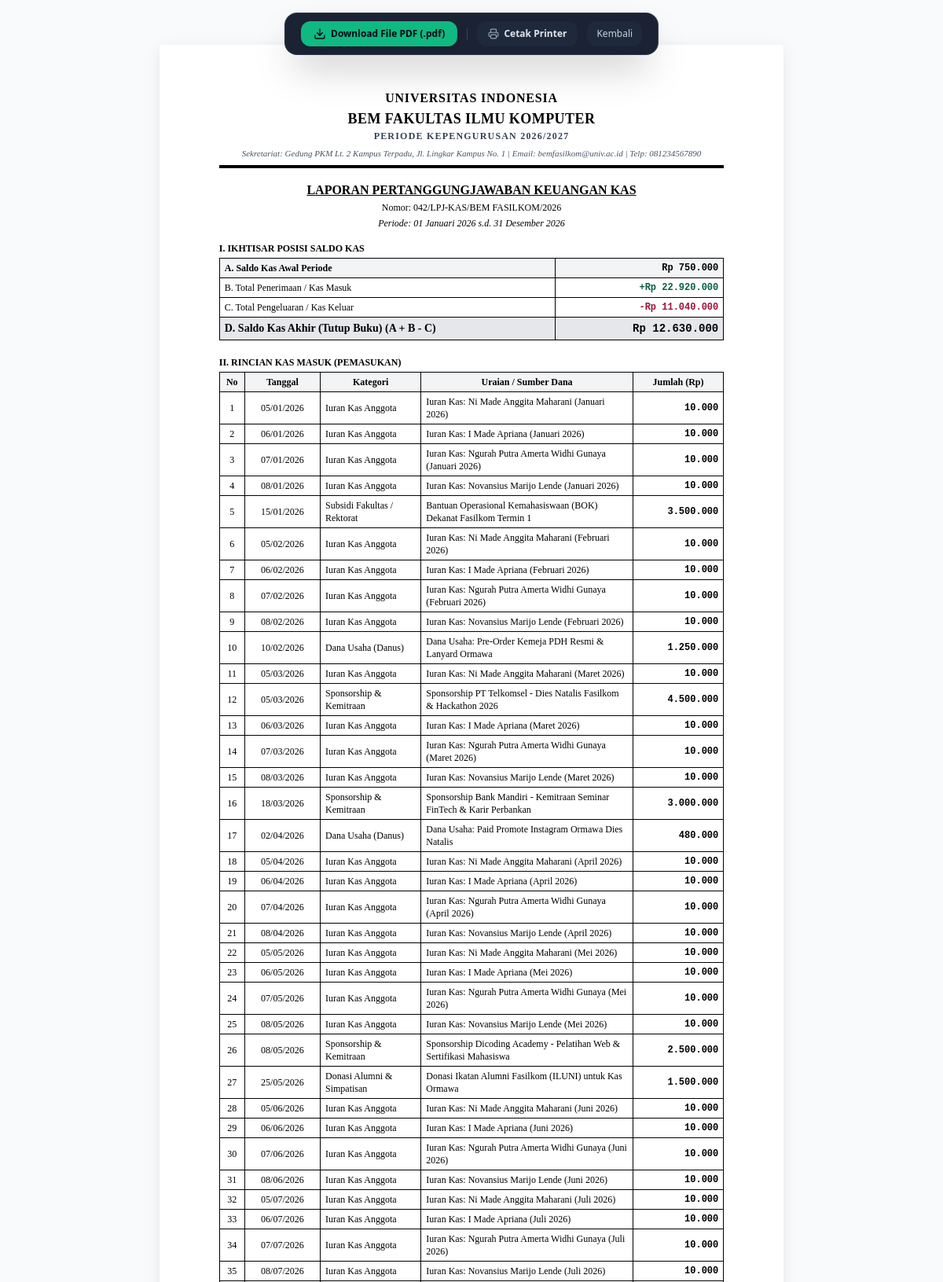
The app's page /rekapitulasi/lpj/ (upper part) with its own data.
### kas_app/models.py (models this page shows, shortened)
class ProfilOrganisasi(models.Model):
    PERIODE_KAS_CHOICES = [
        ('bulanan', 'Bulanan'),
        ('mingguan', 'Mingguan'),
    ]
    nama_organisasi = models.CharField(max_length=150, default='BEM Fakultas Ilmu Komputer')
    nama_institusi = models.CharField(max_length=150, default='Universitas Indonesia')
    singkatan = models.CharField(max_length=50, default='BEM FASILKOM')
    periode_kepengurusan = models.CharField(max_length=50, default='2026/2027')
    nama_ketua = models.CharField(max_length=150, default='Muhammad Fikri Pratama')
    nim_ketua = models.CharField(max_length=30, default='2308101001')
    nama_bendahara = models.CharField(max_length=150, default='Nabila Nur Azizah')
    nim_bendahara = models.CharField(max_length=30, default='2308101015')
    nama_pembina = models.CharField(max_length=150, default='Dr. Eng. Ir. Bambang Hermanto, M.T.')
    nip_pembina = models.CharField(max_length=50, default='198205142006041002')
    nominal_kas_wajib = models.DecimalField(max_digits=12, decimal_places=2, default=10000)
    periode_kas = models.CharField(max_length=20, choices=PERIODE_KAS_CHOICES, default='bulanan')
    saldo_awal = models.DecimalField(max_digits=15, decimal_places=2, default=500000)
    logo = models.ImageField(upload_to='logo/', blank=True, null=True)
    alamat_sekretariat = models.TextField(default='Gedung PKM Lt. 2 Kampus Terpadu, Jl. Lingkar Kampus No. 1')
    email = models.EmailField(default='bemfasilkom@univ.ac.id')
    no_telepon = models.CharField(max_length=30, default='081234567890')
    class Meta:
        verbose_name = 'Profil Organisasi'
        verbose_name_plural = 'Profil Organisasi'

class Transaksi(models.Model):
    JENIS_CHOICES = [
        ('masuk', 'Pemasukan'),
        ('keluar', 'Pengeluaran'),
    ]
    kode_transaksi = models.CharField(max_length=50, unique=True)
    tanggal = models.DateField(default=timezone.now)
    jenis = models.CharField(max_length=10, choices=JENIS_CHOICES)
    kategori = models.ForeignKey(KategoriTransaksi, on_delete=models.PROTECT, related_name='transaksi_list')
    nominal = models.DecimalField(max_digits=15, decimal_places=2)
    judul = models.CharField(max_length=200)
    keterangan = models.TextField(blank=True, default='')
    bukti_transaksi = models.FileField(upload_to='bukti_transaksi/', blank=True, null=True)
    divisi_terkait = models.ForeignKey(Divisi, on_delete=models.SET_NULL, null=True, blank=True, related_name='transaksi_terkait')
    dicatat_oleh = models.ForeignKey(User, on_delete=models.SET_NULL, null=True, blank=True)
    created_at = models.DateTimeField(auto_now_add=True)
    updated_at = models.DateTimeField(auto_now=True)
    class Meta:
        verbose_name = 'Transaksi Kas'
        verbose_name_plural = 'Riwayat Transaksi Kas'
        ordering = ['-tanggal', '-created_at']

class KategoriTransaksi(models.Model):
    JENIS_CHOICES = [
        ('masuk', 'Pemasukan (Kas Masuk)'),
        ('keluar', 'Pengeluaran (Kas Keluar)'),
    ]
    nama = models.CharField(max_length=100)
    jenis = models.CharField(max_length=10, choices=JENIS_CHOICES)
    kode = models.CharField(max_length=20, blank=True, default='')
    deskripsi = models.TextField(blank=True, default='')
    is_iuran_kas = models.BooleanField(default=False, help_text="Tandai jika kategori ini untuk iuran kas rutin anggota")
    class Meta:
        verbose_name = 'Kategori Transaksi'
        verbose_name_plural = 'Kategori Transaksi'
        ordering = ['jenis', 'nama']

### kas_app/views.py (the view)
# urls.py: path('rekapitulasi/lpj/', views.cetak_lpj_view, name='cetak_lpj'),
def cetak_lpj_view(request):
    profil = get_profil()
    tahun = int(request.GET.get('tahun', timezone.now().year))
    bulan_awal = int(request.GET.get('bulan_awal', 1))
    bulan_akhir = int(request.GET.get('bulan_akhir', 12))
    tgl_awal = date(tahun, bulan_awal, 1)
    if bulan_akhir == 12:
        tgl_akhir = date(tahun, 12, 31)
    else:
        import calendar
        last_day = calendar.monthrange(tahun, bulan_akhir)[1]
        tgl_akhir = date(tahun, bulan_akhir, last_day)
    transaksi_masuk = Transaksi.objects.filter(
        jenis='masuk',
        tanggal__range=[tgl_awal, tgl_akhir]
    ).select_related('kategori', 'divisi_terkait').order_by('tanggal')
    transaksi_keluar = Transaksi.objects.filter(
        jenis='keluar',
        tanggal__range=[tgl_awal, tgl_akhir]
    ).select_related('kategori', 'divisi_terkait').order_by('tanggal')
    total_masuk = transaksi_masuk.aggregate(Sum('nominal'))['nominal__sum'] or Decimal('0')
    total_keluar = transaksi_keluar.aggregate(Sum('nominal'))['nominal__sum'] or Decimal('0')
    saldo_akhir = profil.saldo_awal + total_masuk - total_keluar
    kategori_summary = Transaksi.objects.filter(
        tanggal__range=[tgl_awal, tgl_akhir]
    ).values('jenis', 'kategori__nama').annotate(total=Sum('nominal')).order_by('jenis', '-total')
    context = {
        'profil': profil,
        'tahun': tahun,
        'tgl_awal': tgl_awal,
        'tgl_akhir': tgl_akhir,
        'transaksi_masuk': transaksi_masuk,
        'transaksi_keluar': transaksi_keluar,
        'total_masuk': total_masuk,
        'total_keluar': total_keluar,
        'saldo_akhir': saldo_akhir,
        'kategori_summary': kategori_summary,
        'tgl_cetak': timezone.now().strftime('%d %B %Y'),
    }
    return render(request, 'kas_app/cetak_lpj.html', context)

### kas_app/context_processors.py (called while the page is built, shortened)
def profil_organisasi_processor(request):
    profil = ProfilOrganisasi.objects.first()
    is_bendahara = True
    is_anggota = False
    user_anggota = None
    pending_pengajuan_count = PengajuanIuran.objects.filter(status='menunggu').count() if is_bendahara else 0
    kategori_operasional = KategoriTransaksi.objects.filter(is_iuran_kas=False)
    divisi_all = Divisi.objects.all()
    return {
        'profil_organisasi': profil,
        'app_title': 'SIMKAS ORMAWA',
        'app_subtitle': 'Sistem Informasi Manajemen Kas Organisasi Kemahasiswaan Berbasis Web dengan Fitur Rekapitulasi Otomatis',
        'is_bendahara': is_bendahara,
        'is_anggota': is_anggota,
        'user_anggota': user_anggota,
        'pending_pengajuan_count': pending_pengajuan_count,
        'kategori_operasional': kategori_operasional,
        'divisi_all': divisi_all,
    }

### kas_app/templatetags/kas_tags.py (called while the page is built)
@register.filter(name='rupiah')
def rupiah(val):
    if val is None or val == '':
        return 'Rp 0'
    try:
        val = Decimal(str(val))
        formatted = f"{val:,.0f}".replace(',', '.')
        return f"Rp {formatted}"
    except (ValueError, TypeError):
        return f"Rp {val}"

@register.filter(name='angka_id')
def angka_id(val):
    if val is None or val == '':
        return '0'
    try:
        val = Decimal(str(val))
        return f"{val:,.0f}".replace(',', '.')
    except (ValueError, TypeError):
        return str(val)

### kas_app/views.py (called while the page is built, shortened)
def get_profil():
    profil = ProfilOrganisasi.objects.first()
    return profil

### templates/kas_app/cetak_lpj.html (shortened to what this page needs)
{% load kas_tags %}
<!DOCTYPE html>
<html lang="id">
<head>
    <script src="https://cdn.tailwindcss.com"></script>
</head>
<body class="text-sm">
    <div class="fixed top-4 left-1/2 -translate-x-1/2 bg-slate-900/95 backdrop-blur-md text-white px-5 py-2.5 rounded-2xl shadow-2xl flex items-center space-x-3 no-print z-50 font-sans border border-slate-700/60">
        <button onclick="downloadPDF()" id="btnDownloadPDF" class="px-4 py-2 bg-emerald-500 hover:bg-emerald-400 text-slate-950 font-bold text-xs rounded-xl flex items-center transition-all shadow-md">
            <i data-lucide="download" class="w-4 h-4 mr-1.5 text-slate-950"></i>
            <span id="btnText">Download File PDF (.pdf)</span>
        </button>
        <button onclick="window.print()" class="px-3.5 py-2 bg-slate-800 hover:bg-slate-700 text-slate-200 text-xs font-semibold rounded-xl flex items-center transition-colors">
            <i data-lucide="printer" class="w-3.5 h-3.5 mr-1.5 text-slate-400"></i>
            <span>Cetak Printer</span>
        </button>
        <button onclick="window.history.back()" class="px-3 py-2 bg-slate-800 hover:bg-slate-700 text-slate-300 text-xs rounded-xl transition-colors">
            Kembali
        </button>
    </div>
    <div class="page" id="printableArea">
        <div class="text-center relative">
            <h3 class="text-base font-bold uppercase tracking-wider">{{ profil.nama_institusi }}</h3>
            <h2 class="text-lg font-extrabold uppercase tracking-wide">{{ profil.nama_organisasi }}</h2>
            <h4 class="text-xs font-semibold uppercase tracking-widest text-slate-700">PERIODE KEPENGURUSAN {{ profil.periode_kepengurusan }}</h4>
            <p class="text-[11px] italic mt-1 text-slate-600">
                Sekretariat: {{ profil.alamat_sekretariat }} | Email: {{ profil.email }} | Telp: {{ profil.no_telepon }}
            </p>
        </div>
        <div class="kop-line"></div>
        <div class="text-center my-4">
            <h1 class="text-base font-bold uppercase underline">LAPORAN PERTANGGUNGJAWABAN KEUANGAN KAS</h1>
            <p class="text-xs mt-0.5">Nomor: 042/LPJ-KAS/{{ profil.singkatan }}/{{ tahun }}</p>
            <p class="text-xs font-medium italic mt-1">Periode: {{ tgl_awal|date:"d F Y" }} s.d. {{ tgl_akhir|date:"d F Y" }}</p>
        </div>
        <div class="my-4">
            <h4 class="font-bold text-xs uppercase mb-1">I. IKHTISAR POSISI SALDO KAS</h4>
            <table class="w-full text-xs">
                <tbody>
                    <tr class="bg-gray-100 font-semibold">
                        <td class="w-2/3">A. Saldo Kas Awal Periode</td>
                        <td class="w-1/3 text-right font-mono">{{ profil.saldo_awal|rupiah }}</td>
                    </tr>
                    <tr>
                        <td>B. Total Penerimaan / Kas Masuk</td>
                        <td class="text-right font-mono text-emerald-800 font-bold">+{{ total_masuk|rupiah }}</td>
                    </tr>
                    <tr>
                        <td>C. Total Pengeluaran / Kas Keluar</td>
                        <td class="text-right font-mono text-rose-800 font-bold">-{{ total_keluar|rupiah }}</td>
                    </tr>
                    <tr class="bg-gray-200 font-extrabold text-sm">
                        <td>D. Saldo Kas Akhir (Tutup Buku) (A + B - C)</td>
                        <td class="text-right font-mono">{{ saldo_akhir|rupiah }}</td>
                    </tr>
                </tbody>
            </table>
        </div>
        <div class="my-5">
            <h4 class="font-bold text-xs uppercase mb-1">II. RINCIAN KAS MASUK (PEMASUKAN)</h4>
            <table class="w-full text-xs">
                <thead class="bg-gray-100 font-bold text-center">
                    <tr>
                        <th style="width: 5%">No</th>
                        <th style="width: 15%">Tanggal</th>
                        <th style="width: 20%">Kategori</th>
                        <th style="width: 42%">Uraian / Sumber Dana</th>
                        <th style="width: 18%">Jumlah (Rp)</th>
                    </tr>
                </thead>
                <tbody>
                    {% for trx in transaksi_masuk %}
                    <tr>
                        <td class="text-center">{{ forloop.counter }}</td>
                        <td class="text-center">{{ trx.tanggal|date:"d/m/Y" }}</td>
                        <td>{{ trx.kategori.nama }}</td>
                        <td>{{ trx.judul }}</td>
                        <td class="text-right font-mono font-semibold">{{ trx.nominal|angka_id }}</td>
                    </tr>
                    {% empty %}
                    <tr>
                        <td colspan="5" class="text-center italic py-2">Tidak ada transaksi kas masuk pada periode ini.</td>
                    </tr>
                    {% endfor %}
                </tbody>
            </table>
        </div>
    </div>
</body>
</html>

### templates/kas_app/cetak_lpj.html (style rules this page uses)
body { font-family: 'Times New Roman', Times, serif; color: #000; background-color: #f8fafc; }
.page { width: 210mm; min-height: 297mm; padding: 15mm 20mm; margin: 15mm auto; background: white; box-shadow: 0 4px 20px rgba(0, 0, 0, 0.08); border-radius: 4px; }
.kop-line { border-top: 3px solid #000; border-bottom: 1px solid #000; height: 4px; margin-top: 5px; margin-bottom: 15px; }
table, th, td { border: 1px solid #000; border-collapse: collapse; }
th, td { padding: 4px 6px; }

### records on screen
ProfilOrganisasi: nama_institusi "UNIVERSITAS INDONESIA", nama_organisasi "BEM FAKULTAS ILMU KOMPUTER", periode_kepengurusan "2026/2027", alamat_sekretariat "Gedung PKM Lt. 2 Kampus Terpadu, Jl. Lingkar Kampus No. 1", email "bemfasilkom@univ.ac.id", no_telepon "081234567890", singkatan "BEM FASILKOM", saldo_awal|rupiah "Rp 750.000"
Transaksi: tanggal "05/01/2026", kategori.nama "Iuran Kas Anggota", judul "Iuran Kas: Ni Made Anggita Maharani (Januari 2026)", nominal|angka_id "10.000"
Transaksi: tanggal "06/01/2026", kategori.nama "Iuran Kas Anggota", judul "Iuran Kas: I Made Apriana (Januari 2026)", nominal|angka_id "10.000"
Transaksi: tanggal "07/01/2026", kategori.nama "Iuran Kas Anggota", judul "Iuran Kas: Ngurah Putra Amerta Widhi Gunaya (Januari 2026)", nominal|angka_id "10.000"
Transaksi: tanggal "08/01/2026", kategori.nama "Iuran Kas Anggota", judul "Iuran Kas: Novansius Marijo Lende (Januari 2026)", nominal|angka_id "10.000"
Transaksi: tanggal "15/01/2026", kategori.nama "Subsidi Fakultas / Rektorat", judul "Bantuan Operasional Kemahasiswaan (BOK) Dekanat Fasilkom Termin 1", nominal|angka_id "3.500.000"
Transaksi: tanggal "05/02/2026", kategori.nama "Iuran Kas Anggota", judul "Iuran Kas: Ni Made Anggita Maharani (Februari 2026)", nominal|angka_id "10.000"
Transaksi: tanggal "06/02/2026", kategori.nama "Iuran Kas Anggota", judul "Iuran Kas: I Made Apriana (Februari 2026)", nominal|angka_id "10.000"
Transaksi: tanggal "07/02/2026", kategori.nama "Iuran Kas Anggota", judul "Iuran Kas: Ngurah Putra Amerta Widhi Gunaya (Februari 2026)", nominal|angka_id "10.000"
Transaksi: tanggal "08/02/2026", kategori.nama "Iuran Kas Anggota", judul "Iuran Kas: Novansius Marijo Lende (Februari 2026)", nominal|angka_id "10.000"
Transaksi: tanggal "10/02/2026", kategori.nama "Dana Usaha (Danus)", judul "Dana Usaha: Pre-Order Kemeja PDH Resmi & Lanyard Ormawa", nominal|angka_id "1.250.000"
Transaksi: tanggal "05/03/2026", kategori.nama "Iuran Kas Anggota", judul "Iuran Kas: Ni Made Anggita Maharani (Maret 2026)", nominal|angka_id "10.000"
Transaksi: tanggal "05/03/2026", kategori.nama "Sponsorship & Kemitraan", judul "Sponsorship PT Telkomsel - Dies Natalis Fasilkom & Hackathon 2026", nominal|angka_id "4.500.000"
Transaksi: tanggal "06/03/2026", kategori.nama "Iuran Kas Anggota", judul "Iuran Kas: I Made Apriana (Maret 2026)", nominal|angka_id "10.000"
Transaksi: tanggal "07/03/2026", kategori.nama "Iuran Kas Anggota", judul "Iuran Kas: Ngurah Putra Amerta Widhi Gunaya (Maret 2026)", nominal|angka_id "10.000"
Transaksi: tanggal "08/03/2026", kategori.nama "Iuran Kas Anggota", judul "Iuran Kas: Novansius Marijo Lende (Maret 2026)", nominal|angka_id "10.000"
Transaksi: tanggal "18/03/2026", kategori.nama "Sponsorship & Kemitraan", judul "Sponsorship Bank Mandiri - Kemitraan Seminar FinTech & Karir Perbankan", nominal|angka_id "3.000.000"
Transaksi: tanggal "02/04/2026", kategori.nama "Dana Usaha (Danus)", judul "Dana Usaha: Paid Promote Instagram Ormawa Dies Natalis", nominal|angka_id "480.000"
Transaksi: tanggal "05/04/2026", kategori.nama "Iuran Kas Anggota", judul "Iuran Kas: Ni Made Anggita Maharani (April 2026)", nominal|angka_id "10.000"
Transaksi: tanggal "06/04/2026", kategori.nama "Iuran Kas Anggota", judul "Iuran Kas: I Made Apriana (April 2026)", nominal|angka_id "10.000"
Transaksi: tanggal "07/04/2026", kategori.nama "Iuran Kas Anggota", judul "Iuran Kas: Ngurah Putra Amerta Widhi Gunaya (April 2026)", nominal|angka_id "10.000"
Transaksi: tanggal "08/04/2026", kategori.nama "Iuran Kas Anggota", judul "Iuran Kas: Novansius Marijo Lende (April 2026)", nominal|angka_id "10.000"
Transaksi: tanggal "05/05/2026", kategori.nama "Iuran Kas Anggota", judul "Iuran Kas: Ni Made Anggita Maharani (Mei 2026)", nominal|angka_id "10.000"
Transaksi: tanggal "06/05/2026", kategori.nama "Iuran Kas Anggota", judul "Iuran Kas: I Made Apriana (Mei 2026)", nominal|angka_id "10.000"
Transaksi: tanggal "07/05/2026", kategori.nama "Iuran Kas Anggota", judul "Iuran Kas: Ngurah Putra Amerta Widhi Gunaya (Mei 2026)", nominal|angka_id "10.000"
Transaksi: tanggal "08/05/2026", kategori.nama "Iuran Kas Anggota", judul "Iuran Kas: Novansius Marijo Lende (Mei 2026)", nominal|angka_id "10.000"
Transaksi: tanggal "08/05/2026", kategori.nama "Sponsorship & Kemitraan", judul "Sponsorship Dicoding Academy - Pelatihan Web & Sertifikasi Mahasiswa", nominal|angka_id "2.500.000"
Transaksi: tanggal "25/05/2026", kategori.nama "Donasi Alumni & Simpatisan", judul "Donasi Ikatan Alumni Fasilkom (ILUNI) untuk Kas Ormawa", nominal|angka_id "1.500.000"
Transaksi: tanggal "05/06/2026", kategori.nama "Iuran Kas Anggota", judul "Iuran Kas: Ni Made Anggita Maharani (Juni 2026)", nominal|angka_id "10.000"
Transaksi: tanggal "06/06/2026", kategori.nama "Iuran Kas Anggota", judul "Iuran Kas: I Made Apriana (Juni 2026)", nominal|angka_id "10.000"
Transaksi: tanggal "07/06/2026", kategori.nama "Iuran Kas Anggota", judul "Iuran Kas: Ngurah Putra Amerta Widhi Gunaya (Juni 2026)", nominal|angka_id "10.000"
Transaksi: tanggal "08/06/2026", kategori.nama "Iuran Kas Anggota", judul "Iuran Kas: Novansius Marijo Lende (Juni 2026)", nominal|angka_id "10.000"
Transaksi: tanggal "05/07/2026", kategori.nama "Iuran Kas Anggota", judul "Iuran Kas: Ni Made Anggita Maharani (Juli 2026)", nominal|angka_id "10.000"
Transaksi: tanggal "06/07/2026", kategori.nama "Iuran Kas Anggota", judul "Iuran Kas: I Made Apriana (Juli 2026)", nominal|angka_id "10.000"
Transaksi: tanggal "07/07/2026", kategori.nama "Iuran Kas Anggota", judul "Iuran Kas: Ngurah Putra Amerta Widhi Gunaya (Juli 2026)", nominal|angka_id "10.000"
Transaksi: tanggal "08/07/2026", kategori.nama "Iuran Kas Anggota", judul "Iuran Kas: Novansius Marijo Lende (Juli 2026)", nominal|angka_id "10.000"

### other values on screen
{{ tahun }} "2026"
{{ tgl_awal|date:"d F Y" }} "01 Januari 2026"
{{ tgl_akhir|date:"d F Y" }} "31 Desember 2026"
{{ total_masuk|rupiah }} "Rp 22.920.000"
{{ total_keluar|rupiah }} "Rp 11.040.000"
{{ saldo_akhir|rupiah }} "Rp 12.630.000"
